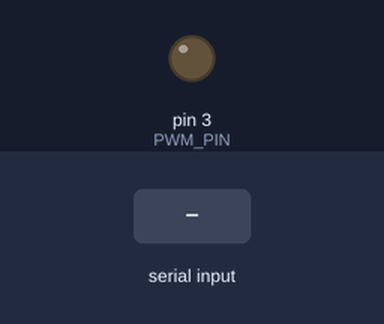
Bench run of a sketch on a simulated Arduino Uno, built with avr-gcc and run on an emulated ATmega328P. Shown: output pins drawn as LEDs (lit = HIGH). Inputs (shaded band) come from the test bench. Pins used as bus, display or sensor lines are not drawn; what the sketch prints to the serial monitor is not drawn.

Above: at 1.2 s.
1.3 s: "90,45\n" received over Serial
Timing chart, 0 to 8.8 s (numbered marks = the images above; inputs shaded):
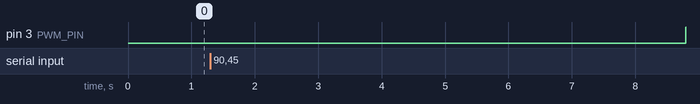

The sketch:

Laser_controller.ino
```cpp
#include <SPI.h>

//Valori random
// 482=4.8V
// 994= 1.190V
// 831 = 1.150V
// 863= 980mV
// 1023 = 110mV
// 959= 460mV

const uint8_t CSpin = 10;
const uint8_t PWM_PIN = 3; // Pin to generate PWM signal
const unsigned long period = 33.3; // PWM period in milliseconds

// Function declarations
void setupSPI();
void update_digipot(uint8_t reg, uint16_t value);

void setup() {
    pinMode(PWM_PIN, OUTPUT);
    setupSPI();
    Serial.begin(115200);
    while (!Serial); // Wait for the serial port to connect. Needed for native USB
    Serial.println("Enter a number between 1 and 1024 to update the digipot.");
}

void loop() {
    manualPWM(10); // Example: Set PWM to 20% duty cycle
    if (Serial.available() > 0) {
        String inputString = Serial.readStringUntil('\n');
        inputString.trim(); // Trim any whitespace
        int inputNumber = inputString.toInt();

        if (inputNumber >= 1 && inputNumber <= 1024) {
            update_digipot(0x01, (uint16_t)inputNumber);
            Serial.print("Digipot updated to: ");
            Serial.println(inputNumber);
        } else {
            Serial.println("Number out of range. Please enter a number between 1 and 1024.");
        }
    }
}

void manualPWM(byte dutyCycle) {
    unsigned long highTime = period * dutyCycle / 100; // Calculate the high time
    unsigned long lowTime = period - highTime; // Calculate the low time

    digitalWrite(PWM_PIN, HIGH); // Set the pin HIGH
    delay(highTime); // Wait for the high time

    digitalWrite(PWM_PIN, LOW); // Set the pin LOW
    delay(lowTime); // Wait for the low time
}

void update_digipot(uint8_t reg, uint16_t value) {
    union {
        uint16_t val;
        uint8_t bytes[2];
    } in;

    in.val = value << 6; // As per datasheet

    digitalWrite(CSpin, LOW);
    SPI.transfer(reg);
    SPI.transfer(in.bytes[1]);
    SPI.transfer(in.bytes[0]);
    digitalWrite(CSpin, HIGH);
}

void setupSPI() {
    pinMode(CSpin, OUTPUT);
    SPI.begin();
}
```
